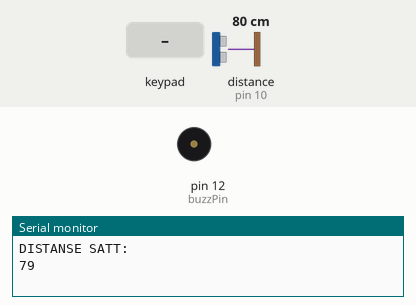
Recording of a sketch running on a simulated Arduino Uno, built with avr-gcc and run on an emulated ATmega328P. Shown: buzzer (waves = sounding, pin HIGH), the last lines printed to the serial monitor. Wiring (inferred from the names in the program): ultrasonic range finder: trigger pin 11; echo pin 10. The test bench sets the inputs (shaded band); at power-on: distance to the obstacle (sensor on pin 10) 80 cm. The echo pulse lasts 58.3 µs per cm; pins used as bus, display or sensor lines are not drawn.

Above: at 1.2 s.
1.3 s: distance to the obstacle (sensor on pin 10) set to 76 cm
At 1.83 s:
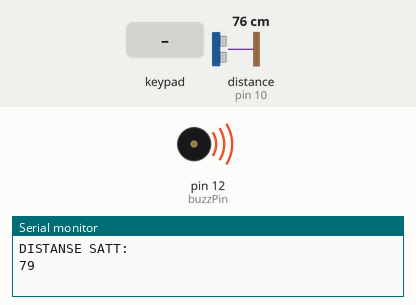
4.3 s: key '1' pressed
At 4.67 s:
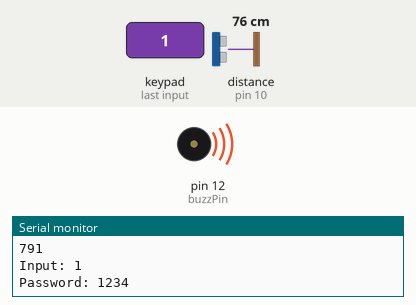
Timing chart, 0 to 14.3 s (numbered marks = the images above; inputs shaded):
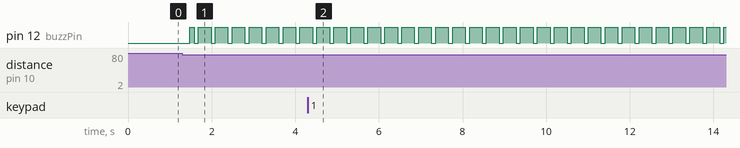

Measured:
- the behaviour switches between 80 and 79 cm on distance to the obstacle (sensor on pin 10) (found by bisection; images 0 and 1)
- after the input at 1.3 s, pin 12 (buzzPin): LOW → HIGH after 0.18 s, then repeats every 0.41 s: LOW 0.10 s, HIGH 0.31 s

The sketch:

AlarmSystemV1.1.ino
```cpp
#include <Keypad.h>

String password = "1234";
String input = "";

const byte ROWS = 4;
const byte COLS = 4;

char hexaKeys[ROWS][COLS] =
{
  {'1', '2', '3', 'A'},
  {'4', '5', '6', 'B'},
  {'7', '8', '9', 'C'},
  {'*', '0', '#', 'D'}
};

byte rowPins[ROWS] = {9, 8, 7, 6,};
byte colPins[COLS] = {5, 4, 3, 2,};

Keypad customKeypad = Keypad(makeKeymap(hexaKeys), rowPins, colPins, ROWS, COLS);

int trigPin = 11;
int echoPin = 10;
int buzzPin = 12;

bool distanceIsSet = false;
bool beepingSoundOn = false;
long duration, cm;
long originalDistance;

void setup()
{
  Serial.begin (9600);
  pinMode(trigPin, OUTPUT);
  pinMode(echoPin, INPUT);
  pinMode(buzzPin, OUTPUT);
}

void loop()
{
  char customKey = customKeypad.getKey();

  digitalWrite(trigPin, LOW);
  delayMicroseconds(5);
  digitalWrite(trigPin, HIGH);
  delayMicroseconds(10);
  digitalWrite(trigPin, LOW);
  duration = pulseIn(echoPin, HIGH);

  // Konverter tid til distance
  cm = (duration/2) / 29.1;


  //Sjekk om det er en forskjell i distansen
  if (!(distanceIsSet)) {
    originalDistance = cm;
    distanceIsSet = true;
    Serial.println("DISTANSE SATT: ");
    Serial.print(originalDistance);
  }

  if (cm < originalDistance)
  {
    beepingSoundOn = true;
  }

  if (customKey)
  {
    Serial.println(customKey);
    input = input + String(customKey);
    Serial.println("Input: "+ input);
    Serial.println("Password: " + password);
  }

  //HVIS PASSORD ER LIK INPUT, SKRU AV ALARM
  if (input == password) {
    beepingSoundOn = false;
  }

  if (beepingSoundOn)
  {
      delay(100);
      digitalWrite(buzzPin, HIGH);
      delay(100);
      digitalWrite(buzzPin, LOW);
      delay(100);
      digitalWrite(buzzPin, HIGH);
  }

  else if (!(beepingSoundOn))
  {
    digitalWrite(buzzPin, LOW);
  }
  delay(100);
}
```
